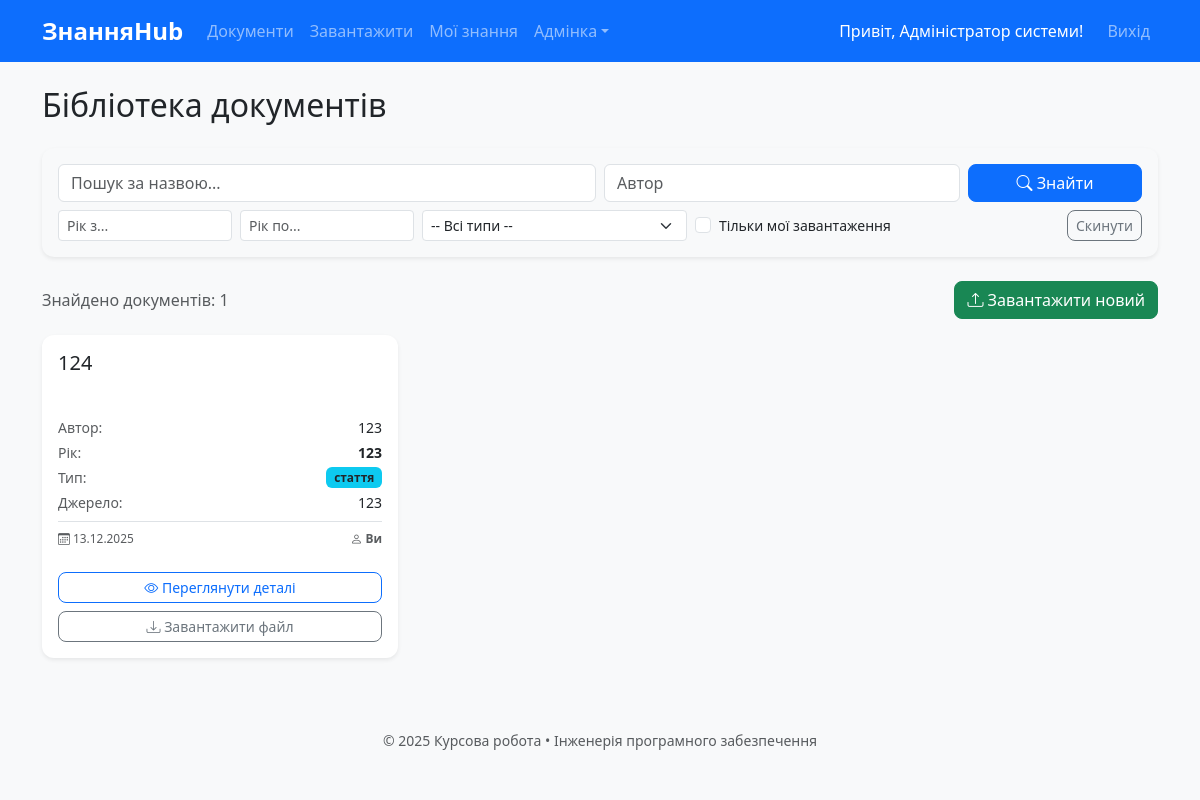
The app's page /documents (signed in), older data.
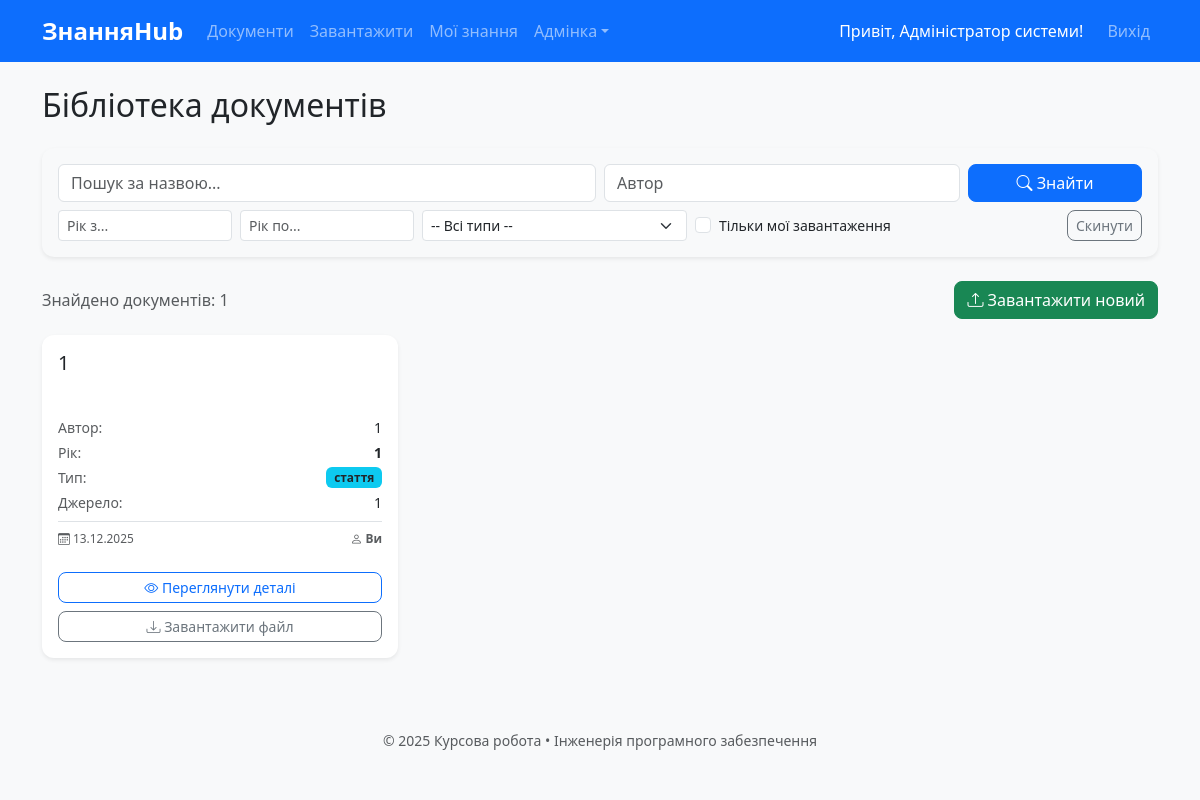
The same page, newer data.
### models.py (models this page shows)
class Document(db.Model):
    id = db.Column(db.Integer, primary_key=True)
    title = db.Column(db.String(300), nullable=False)
    authors = db.Column(db.Text)
    year = db.Column(db.Integer)
    source = db.Column(db.Text)
    doc_type = db.Column(db.String(50))
    original_filename = db.Column(db.String(300), nullable=False)
    stored_filename = db.Column(db.String(200), nullable=False, unique=True)
    uploaded_at = db.Column(db.DateTime, default=lambda: datetime.now(timezone.utc))
    uploaded_by = db.Column(db.Integer, db.ForeignKey('user.id'))
    user = db.relationship('User', backref='documents')

### app.py (the view)
    @app.route('/documents')
    @login_required
    def document_list():
        query = request.args.get('q', '').strip()
        author = request.args.get('author', '')
        year_from = request.args.get('year_from', type=int)
        year_to = request.args.get('year_to', type=int)
        doc_type = request.args.get('type', '')
        show_my = request.args.get('show_my')
        docs = Document.query
        if query:
            ids = search_fulltext(query)
            docs = docs.filter(Document.id.in_(ids)) if ids else docs.filter(False)
        if author: docs = docs.filter(Document.authors.ilike(f'%{author}%'))
        if year_from: docs = docs.filter(Document.year >= year_from)
        if year_to: docs = docs.filter(Document.year <= year_to)
        if doc_type: docs = docs.filter_by(doc_type=doc_type)
        if show_my == '1': docs = docs.filter_by(uploaded_by=current_user.id)
        documents = docs.order_by(Document.uploaded_at.desc()).all()
        return render_template('document/list.html', documents=documents)

### templates/document/list.html (shortened to what the changed rows need)
{% extends "base.html" %}
{% block content %}
<h2 class="mb-4">Бібліотека документів</h2>
{% if documents %}
    <div class="row row-cols-1 row-cols-md-2 row-cols-lg-3 g-4">
        {% for doc in documents %}
        <div class="col">
            <div class="card h-100 shadow-sm border-0 hover-shadow transition-card">
                <div class="card-body d-flex flex-column">
                    <div class="d-flex justify-content-between align-items-start mb-2">
                        <h5 class="card-title text-truncate-3">
                            <a href="{{ url_for('document_detail', doc_id=doc.id) }}" class="text-decoration-none text-dark stretched-link-custom">
                                {{ doc.title }}
                            </a>
                        </h5>
                    </div>
                    <ul class="list-unstyled small mb-4 flex-grow-1">
                        <li class="mb-1 d-flex justify-content-between">
                            <span class="text-muted">Автор:</span>
                            <span class="text-end text-truncate" style="max-width: 60%;" title="{{ doc.authors }}">
                                {{ doc.authors }}
                            </span>
                        </li>
                        <li class="mb-1 d-flex justify-content-between">
                            <span class="text-muted">Рік:</span>
                            <span class="fw-bold">{{ doc.year if doc.year else '—' }}</span>
                        </li>
                        <li class="mb-1 d-flex justify-content-between">
                            <span class="text-muted">Тип:</span>
                            <span class="badge bg-info text-dark">{{ doc.doc_type }}</span>
                        </li>
                        {% if doc.source %}
                        <li class="mb-1 d-flex justify-content-between">
                            <span class="text-muted">Джерело:</span>
                            <span class="text-end text-truncate" style="max-width: 60%;" title="{{ doc.source }}">
                                {{ doc.source }}
                            </span>
                        </li>
                        {% endif %}
                        <li class="mt-2 pt-2 border-top text-muted smaller d-flex justify-content-between align-items-center">
                            <span title="Дата завантаження">
                                <i class="bi bi-calendar3"></i> {{ doc.uploaded_at.strftime('%d.%m.%Y') }}
                            </span>
                            <span class="text-truncate" style="max-width: 120px;"
                                  title="Завантажив: {% if current_user.is_authenticated and doc.uploaded_by == current_user.id %}Ви{% else %}{{ doc.user.name }}{% endif %}">
                                <i class="bi bi-person"></i>
                                {% if current_user.is_authenticated and doc.uploaded_by == current_user.id %}
                                    <strong>Ви</strong>
                                {% else %}
                                    {{ doc.user.name }}
                                {% endif %}
                            </span>
                        </li>
                    </ul>
                    <div class="d-grid gap-2 mt-auto">
                        <a href="{{ url_for('document_detail', doc_id=doc.id) }}" class="btn btn-outline-primary btn-sm">
                            <i class="bi bi-eye"></i> Переглянути деталі
                        </a>
                        <a href="{{ url_for('download_document', doc_id=doc.id) }}" class="btn btn-outline-secondary btn-sm">
                            <i class="bi bi-download"></i> Завантажити файл
                        </a>
                    </div>
                </div>
            </div>
        </div>
        {% endfor %}
    </div>
{% else %}
    <div class="alert alert-info text-center py-5">
        <h4>Документів не знайдено</h4>
        <p>Спробуйте змінити параметри пошуку або завантажте новий документ.</p>
    </div>
{% endif %}
{% endblock %}

Row changes from the older to the newer data that the page shows:
changed Document "стаття": title "124" → "1"; authors "123" → "1"; year "123" → "1"; source "123" → "1"
